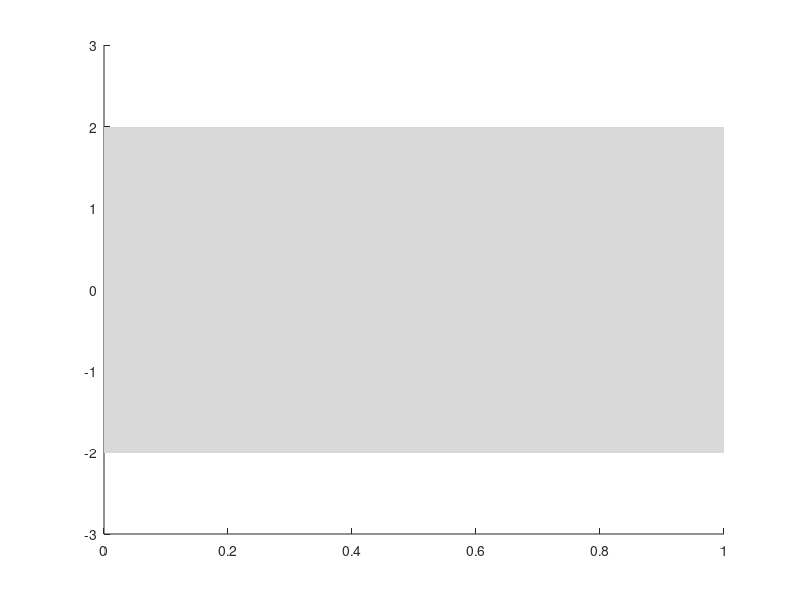

The MATLAB source for this figure: (Note: this script raises an error after producing the figure.)
function gp_microglia_fig11_demo()
% GP prior/posterior demo + microglia posterior plots
% Recreates Figure 1.1(a) style prior samples, then a Figure 1.1(b)-style
% posterior conditioned on microglia M1/M2 data (with noise -> "close", not exact).

clear; close all; clc;
rng(7); % reproducibility

%% --------------------- MICROGLIA DATA ---------------------
tpoints_M1 = [0,0,1,1,2,2,3,3,3,3,3,5,7,7,7,7,14,14,14]';
datapointsM1 = [0,10,5,50,120,125,375,62,102,100,60,325,600,55,900,225,750,400,1300]';

tpoints_M2 = [0,0, 1, 1,1, 2, 2, 3,3,3,3,3, 5, 7, 7, 7, 7, 14,14,14]';
datapointsM2 = [0,10,170,15,50, 90,269,300,15,57,100,160, 800, 600,6,400,270,200,110,100]';

%% --------------------- KERNEL (SE/RBF) ---------------------
% k(x,x') = sf2 * exp( -0.5*(x-x')^2 / ell^2 )
kernel = @(xa, xb, ell, sf2) se_kernel(xa, xb, ell, sf2);

%% =====================================================================
%  FIGURE 1.1(a): PRIOR SAMPLES (generic x in [0,1])
% =====================================================================
x = linspace(0,1,250)';  % "input, x" like the textbook figure
m0 = zeros(size(x));     % zero mean prior

ell_prior = 0.20;  % lengthscale: smaller = wigglier, larger = smoother
sf2_prior = 1.0;   % prior variance (constant across x for SE kernel)

Kxx = kernel(x, x, ell_prior, sf2_prior);
Kxx = jitter(Kxx);

% Draw 4 samples from the GP prior
nsamp = 4;
Fprior = gp_sample(m0, Kxx, nsamp);

% Prior pointwise std (diagonal)
prior_std = sqrt(diag(Kxx));

figure('Color','w','Name','Figure 1.1(a) Prior');
hold on;

% Shaded ±2 std region
fill_band_lohi(x, m0 - 2*prior_std, m0 + 2*prior_std);

% Plot samples (solid)
plot(x, Fprior, 'LineWidth', 1.2);

xlabel('input, x');
ylabel('f(x)');
title('(a) prior');
box on; grid off;

%% =====================================================================
%  FIGURE 1.1(b) STYLE: POSTERIOR FOR MICROGLIA (M1 and M2)
% =====================================================================
tgrid = linspace(0,14,400)';   % time grid for smooth curves

% --- Hyperparameters ---
sf2_M1 = var(datapointsM1);
sf2_M2 = var(datapointsM2);

% --- Positivity via log transform ---
c1 = 1; z1 = log(datapointsM1 + c1);
c2 = 1; z2 = log(datapointsM2 + c2);

% Noise setup
sigma_n_M1 = 0.15 * std(z1);
sigma_n_M2 = 0.15 * std(z2);

% === NEW: AUTO-OPTIMIZE ELL ===
fprintf('Optimizing M1...\n');
ell_M1 = optimize_ell_1D(tpoints_M1, z1, var(z1), sigma_n_M1, kernel);

fprintf('Optimizing M2...\n');
ell_M2 = optimize_ell_1D(tpoints_M2, z2, var(z2), sigma_n_M2, kernel);
% ==============================

% Now use ell_M1 and ell_M2 in your posterior calls:
[mu1z, s21z, Fpost1z] = gp_posterior_and_samples( ...
    tpoints_M1, z1, tgrid, ell_M1, var(z1), sigma_n_M1, nsamp, kernel);

[mu2z, s22z, Fpost2z] = gp_posterior_and_samples( ...
    tpoints_M2, z2, tgrid, ell_M2, var(z2), sigma_n_M2, nsamp, kernel);

% transform mean + samples back to strictly-positive scale (y + c)
mu1 = exp(mu1z);
mu2 = exp(mu2z);

Fpost1 = exp(Fpost1z);
Fpost2 = exp(Fpost2z);

% 95% pointwise band on strictly-positive scale (y + c)
lo1 = exp(mu1z - 1.96*sqrt(s21z));
hi1 = exp(mu1z + 1.96*sqrt(s21z));

lo2 = exp(mu2z - 1.96*sqrt(s22z));
hi2 = exp(mu2z + 1.96*sqrt(s22z));


% Shift posterior back to original y-scale for visualization only
mu1_plot   = mu1   - c1;
lo1_plot   = lo1   - c1;
hi1_plot   = hi1   - c1;
Fpost1_plot = Fpost1 - c1;

mu2_plot   = mu2   - c2;
lo2_plot   = lo2   - c2;
hi2_plot   = hi2   - c2;
Fpost2_plot = Fpost2 - c2;



figure('Color','w','Name','Microglia GP Posterior (Figure 1.1(b) style)');
tiledlayout(1,2,'Padding','compact','TileSpacing','compact');

% --------- M1 subplot ----------
nexttile; hold on;
fill_band_lohi(tgrid, lo1_plot, hi1_plot);
plot(tgrid, mu1_plot, 'k-', 'LineWidth', 1.8);
plot(tgrid, Fpost1_plot, 'k--', 'LineWidth', 1.0);

% Plot ORIGINAL data (unchanged)
plot(tpoints_M1, datapointsM1, 'ko', 'MarkerFaceColor','w', 'LineWidth',1.2);

xlabel('time (days)');
ylabel('M1 count');
title('(b) posterior: M1');
box on;


% --------- M2 subplot ----------
nexttile; hold on;
fill_band_lohi(tgrid, lo2_plot, hi2_plot);
plot(tgrid, mu2_plot, 'k-', 'LineWidth', 1.8);
plot(tgrid, Fpost2_plot, 'k--', 'LineWidth', 1.0);

plot(tpoints_M2, datapointsM2, 'ko', 'MarkerFaceColor','w', 'LineWidth',1.2);

xlabel('time (days)');
ylabel('M2 count');
title('(b) posterior: M2');
box on;


%% Notes for you:
% - To force curves to pass *very* close to points: reduce sigma_n_M1/M2.
% - To make curves smoother: increase ell_data.
% - If extrapolation "blows up": usually increase noise a bit and/or increase ell.

end

%% ===================== Helper functions =====================

function K = se_kernel(xa, xb, ell, sf2)
% Squared exponential (RBF) kernel
xa = xa(:); xb = xb(:)';
d2 = (xa - xb).^2;
K = sf2 * exp(-0.5 * d2 / (ell^2));
end

function K = jitter(K)
% Small diagonal jitter for numerical stability
K = K + 1e-9 * eye(size(K));
end

function F = gp_sample(m, K, nsamp)
% Sample from N(m, K) using Cholesky
L = chol(K, 'lower');
Z = randn(size(K,1), nsamp);
F = m + L * Z;
end

function fill_band_lohi(x, lo, hi)
% Shade region between lo(x) and hi(x)
x  = x(:);
lo = lo(:);
hi = hi(:);

X = [x; flipud(x)];
Y = [hi; flipud(lo)];

h = fill(X, Y, [0.85 0.85 0.85], 'EdgeColor','none');
uistack(h,'bottom');
end


function [mu_s, var_s, Fsamp] = gp_posterior_and_samples( ...
    xtrain, ytrain, xtest, ell, sf2, sigma_n, nsamp, kernel)

xtrain = xtrain(:); ytrain = ytrain(:); xtest = xtest(:);

% Covariances
Ktt = kernel(xtrain, xtrain, ell, sf2);
Kts = kernel(xtrain, xtest,  ell, sf2);
Kss = kernel(xtest,  xtest,  ell, sf2);

% Add noise on training observations (preference to be close, not exact)
Kyy = Ktt + (sigma_n^2) * eye(length(xtrain));
Kyy = jitter(Kyy);

% Posterior mean: mu = K_{*t} (K_{tt}+sn^2 I)^{-1} y
L = chol(Kyy, 'lower');
alpha = L'\(L\ytrain);
mu_s = Kts' * alpha;

% Posterior covariance: Sigma = Kss - K_{*t} (Kyy)^{-1} K_{t*}
v = L \ Kts;
Sigma_s = Kss - v' * v;
Sigma_s = jitter((Sigma_s + Sigma_s')/2); % symmetrize + jitter

var_s = max(diag(Sigma_s), 0);

% Draw posterior samples
m = mu_s;
Fsamp = gp_sample(m, Sigma_s, nsamp);
end

function best_ell = optimize_ell_1D(xtrain, ytrain, current_sf2, current_sigma_n, kernel_func)
% OPTIMIZE_ELL_1D Finds the best lengthscale by minimizing Negative Log Likelihood
%
% Inputs:
%   xtrain, ytrain: The data (in the transformed log-space z)
%   current_sf2:    Signal variance (kept fixed)
%   current_sigma_n: Noise standard deviation (kept fixed)
%   kernel_func:    Function handle for the kernel (e.g. @se_kernel)

    % Define the objective function (NLL) as a function of ell
    % We search in the range [0.1, 10] days. Adjust bounds if needed.
    obj_fun = @(ell_guess) gp_neg_log_likelihood(ell_guess, xtrain, ytrain, ...
                                                 current_sf2, current_sigma_n, kernel_func);

    % Use fminbnd for simple 1D optimization
    options = optimset('Display','off');
    best_ell = fminbnd(obj_fun, 0.1, 10.0, options);

    fprintf('Optimized lengthscale: %.4f\n', best_ell);
end

function NLL = gp_neg_log_likelihood(ell, x, y, sf2, sigma_n, kernel)
    x = x(:); y = y(:);
    n = length(y);
    
    % 1. Construct Covariance Matrix K
    K = kernel(x, x, ell, sf2);
    
    % 2. Add Noise (and small jitter for stability)
    Kyy = K + (sigma_n^2 * eye(n)) + (1e-9 * eye(n));
    
    % 3. Cholesky Decomposition (L * L' = Kyy)
    [L, p] = chol(Kyy, 'lower');
    if p > 0
        NLL = inf; % Penalty if matrix is not positive definite
        return;
    end
    
    % 4. Compute NLL terms
    % Term 1: Data fit = 0.5 * y' * K^-1 * y
    alpha = L' \ (L \ y);
    data_fit = 0.5 * y' * alpha;
    
    % Term 2: Complexity penalty = 0.5 * log|K| = sum(log(diag(L)))
    complexity = sum(log(diag(L)));
    
    % Term 3: Normalization constant (0.5 * n * log(2pi))
    % (constant, so often ignored in optimization, but strictly part of NLL)
    normalization = 0.5 * n * log(2*pi);
    
    NLL = data_fit + complexity + normalization;
end
